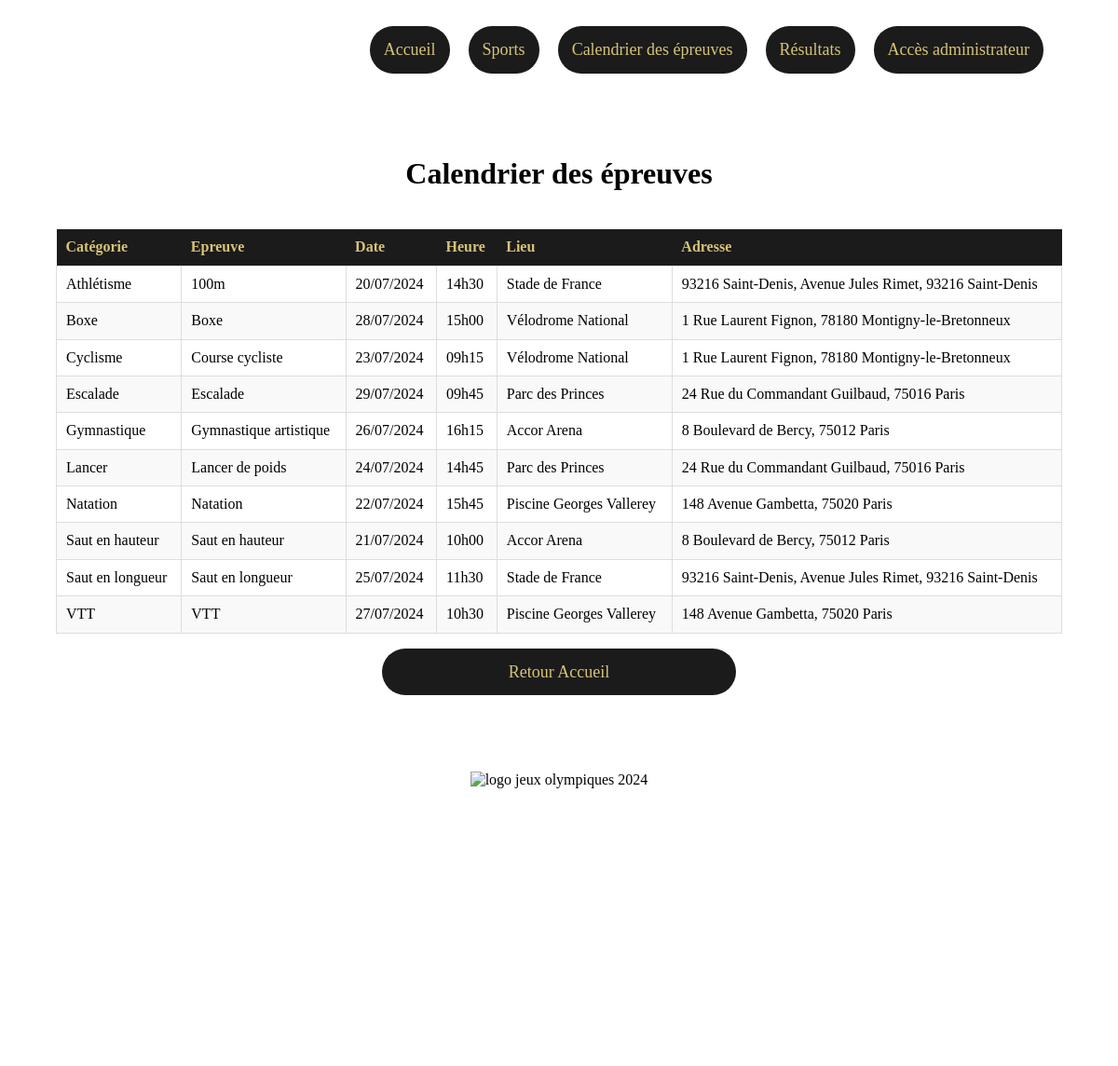
Page /pages/events.php on the committed database.
### tables this page shows
CREATE TABLE EPREUVE (
  PRIMARY KEY (id_epreuve),
  id_epreuve    INT(4) NOT NULL AUTO_INCREMENT,
  nom_epreuve   VARCHAR(255),
  date_epreuve  DATE,
  heure_epreuve TIME,
  id_lieu       INT(4) NOT NULL,
  id_sport      INT(4) NOT NULL
);

CREATE TABLE SPORT (
  PRIMARY KEY (id_sport),
  id_sport  INT(4) NOT NULL AUTO_INCREMENT,
  nom_sport VARCHAR(255)
);

CREATE TABLE LIEU (
  PRIMARY KEY (id_lieu),
  id_lieu      INT(4) NOT NULL AUTO_INCREMENT,
  nom_lieu     VARCHAR(255),
  adresse_lieu VARCHAR(255),
  cp_lieu      VARCHAR(5),
  ville_lieu   VARCHAR(255)
);

### pages/events.php (the view, shortened to what this page needs)
<!DOCTYPE html>
<html lang="fr">
<head>
    <link rel="stylesheet" href="../css/normalize.css">
    <link rel="stylesheet" href="../css/styles-computer.css">
    <link rel="stylesheet" href="../css/styles-responsive.css">
</head>
<body>
    <header>
        <nav>
            <ul class="menu">
                <li><a href="../index.php">Accueil</a></li>
                <li><a href="sports.php">Sports</a></li>
                <li><a href="events.php">Calendrier des épreuves</a></li>
                <li><a href="results.php">Résultats</a></li>
                <li><a href="login.php">Accès administrateur</a></li>
            </ul>
        </nav>
    </header>
    <main>
        <h1>Calendrier des épreuves</h1>
        <?php
        require_once("../database/database.php");
        try {
            $query = "SELECT *,
            DATE_FORMAT(date_epreuve, '%d/%m/%Y') AS date_epreuve,
            DATE_FORMAT(heure_epreuve, '%Hh%i') AS heure_epreuve
            FROM EPREUVE INNER JOIN SPORT
            ON EPREUVE.id_sport = SPORT.id_sport INNER JOIN LIEU
            ON EPREUVE.id_lieu = LIEU.id_lieu ORDER BY nom_epreuve";
            $statement = $connexion->prepare($query);
            $statement->execute();
            if ($statement->rowCount() > 0) {
                echo "<table>";
                echo "<tr>";
                echo "<th class='color'>Catégorie</th>";
                echo "<th class='color'>Epreuve</th>";
                echo "<th class='color'>Date</th>";
                echo "<th class='color'>Heure</th>";
                echo "<th class='color'>Lieu</th>";
                echo "<th class='color'>Adresse</th>";
                echo "</tr>";
                while ($row = $statement->fetch(PDO::FETCH_ASSOC)) {
                    echo "<tr>";
                    echo "<td>" . htmlspecialchars($row['nom_sport']) . "</td>";
                    echo "<td>" . htmlspecialchars($row['nom_epreuve']) . "</td>";
                    echo "<td>" . htmlspecialchars($row['date_epreuve']) . "</td>";
                    echo "<td>" . htmlspecialchars($row['heure_epreuve']) . "</td>";
                    echo "<td>" . htmlspecialchars($row['nom_lieu']) . "</td>";
                    echo "<td>" . htmlspecialchars($row['adresse_lieu'] . ', ' . $row['cp_lieu'] . ' ' . $row['ville_lieu']) . "</td>";
                    echo "</tr>";
                }
                echo "</table>";
            } else {
                echo "<p>Aucune épreuve trouvé.</p>";
            }
        }catch (PDOException $e) {
            echo "Erreur : " . $e->getMessage();
        }
        ?>
        <p class="paragraph-link">
            <a class="link-home" href="../index.php">Retour Accueil</a>
        </p>
    </main>
    <footer>
        <figure>
            <img src="../img/logo-jo-2024.png" alt="logo jeux olympiques 2024">
        </figure>
    </footer>
</body>
</html>

### css/styles-computer.css (style rules this page uses)
header { display: flex; justify-content: right; align-items: right; width: 90%; margin: 10px auto; }
.link-home { display: flex; width: 350px; justify-content: center; align-items: center; text-decoration: none; border-radius: 25px; background-color: #1b1b1b; font-size: 18px; color: #d7c378; padding: 15px; transition: color 0.3s ease, background-color 0.3s ease; }
table { width: 100%; border-collapse: collapse; margin-top: 20px; }
th { background-color: #1b1b1b; color: #d7c378; padding: 10px; text-align: left; }
td { border: 1px solid #ddd; padding: 10px; }
tr:nth-child(odd) { background-color: #f9f9f9; }
main { display: flex; flex-direction: column; align-items: center; }
figure { display: flex; height: auto; }
img { width: 100%; height: auto; }
@media screen and (min-width: 1025px) { main { width: 90%; margin: 50px auto; } }
@media screen and (min-width: 1025px) { nav ul { list-style: none; padding: 0; display: flex; font-size: 18px; } }
@media screen and (min-width: 1025px) { nav li { width: auto; margin-right: 20px; } }
@media screen and (min-width: 1025px) { nav a { display: block; text-decoration: none; color: #d7c378; background-color: #1b1b1b; padding: 15px; text-align: center; transition: color 0.3s ease, background-color 0.3s ease; border-radius: 25px; } }
@media screen and (min-width: 1025px) { footer { display: flex; margin: 50px auto; width: 90%; height: 40vh; justify-content: center; } }

### rows in the picture
epreuve: id_sport.nom_sport "Athlétisme", nom_epreuve "100m", date_epreuve "20/07/2024", heure_epreuve "14h30", id_lieu.nom_lieu "Stade de France", id_lieu.ville_lieu "93216 Saint-Denis, Avenue Jules Rimet, 93216 Saint-Denis"
epreuve: id_sport.nom_sport "Boxe", nom_epreuve "Boxe", date_epreuve "28/07/2024", heure_epreuve "15h00", id_lieu.nom_lieu "Vélodrome National", id_lieu.ville_lieu "1 Rue Laurent Fignon, 78180 Montigny-le-Bretonneux"
epreuve: id_sport.nom_sport "Cyclisme", nom_epreuve "Course cycliste", date_epreuve "23/07/2024", heure_epreuve "09h15", id_lieu.nom_lieu "Vélodrome National", id_lieu.ville_lieu "1 Rue Laurent Fignon, 78180 Montigny-le-Bretonneux"
epreuve: id_sport.nom_sport "Escalade", nom_epreuve "Escalade", date_epreuve "29/07/2024", heure_epreuve "09h45", id_lieu.nom_lieu "Parc des Princes", id_lieu.ville_lieu "24 Rue du Commandant Guilbaud, 75016 Paris"
epreuve: id_sport.nom_sport "Gymnastique", nom_epreuve "Gymnastique artistique", date_epreuve "26/07/2024", heure_epreuve "16h15", id_lieu.nom_lieu "Accor Arena", id_lieu.ville_lieu "8 Boulevard de Bercy, 75012 Paris"
epreuve: id_sport.nom_sport "Lancer", nom_epreuve "Lancer de poids", date_epreuve "24/07/2024", heure_epreuve "14h45", id_lieu.nom_lieu "Parc des Princes", id_lieu.ville_lieu "24 Rue du Commandant Guilbaud, 75016 Paris"
epreuve: id_sport.nom_sport "Natation", nom_epreuve "Natation", date_epreuve "22/07/2024", heure_epreuve "15h45", id_lieu.nom_lieu "Piscine Georges Vallerey", id_lieu.ville_lieu "148 Avenue Gambetta, 75020 Paris"
epreuve: id_sport.nom_sport "Saut en hauteur", nom_epreuve "Saut en hauteur", date_epreuve "21/07/2024", heure_epreuve "10h00", id_lieu.nom_lieu "Accor Arena", id_lieu.ville_lieu "8 Boulevard de Bercy, 75012 Paris"
epreuve: id_sport.nom_sport "Saut en longueur", nom_epreuve "Saut en longueur", date_epreuve "25/07/2024", heure_epreuve "11h30", id_lieu.nom_lieu "Stade de France", id_lieu.ville_lieu "93216 Saint-Denis, Avenue Jules Rimet, 93216 Saint-Denis"
epreuve: id_sport.nom_sport "VTT", nom_epreuve "VTT", date_epreuve "27/07/2024", heure_epreuve "10h30", id_lieu.nom_lieu "Piscine Georges Vallerey", id_lieu.ville_lieu "148 Avenue Gambetta, 75020 Paris"
